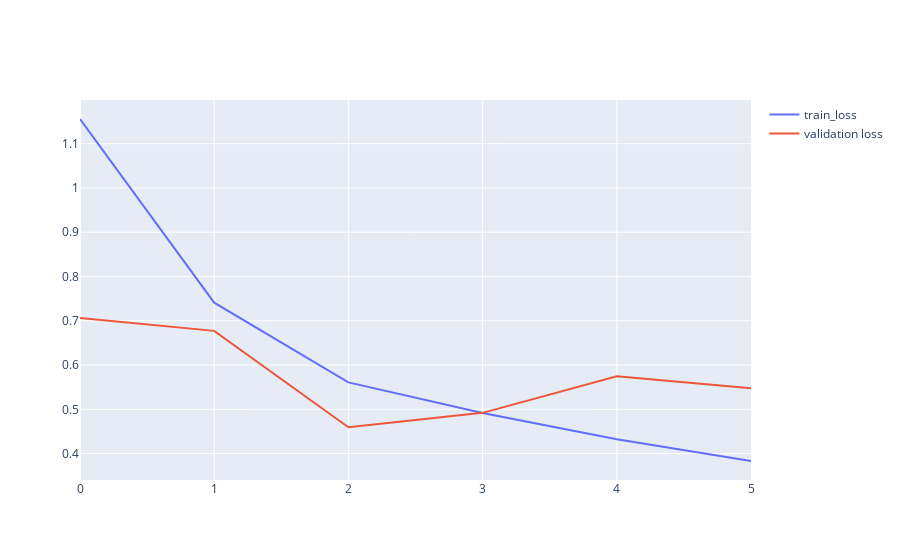
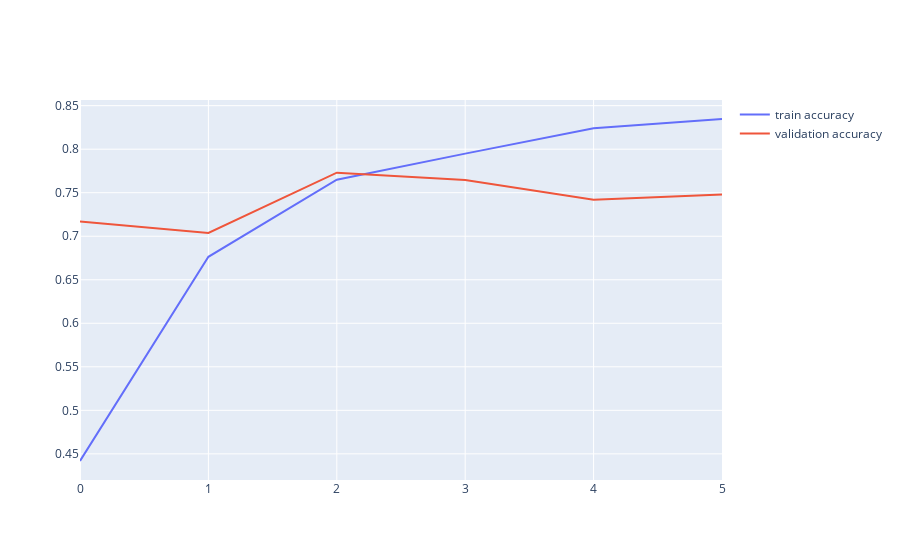

Notebook source saved alongside these figures, in order:
### Code cell
# Print train and validation loss
fig_loss = go.Figure()

fig_loss.add_trace(go.Scatter(x=[*range(0,len(loss),1)], y=loss,
                              mode='lines',
                              name='train_loss'))
fig_loss.add_trace(go.Scatter(x=[*range(0,len(loss),1)], y=val_loss_list,
                              mode='lines',
                              name='validation loss'))

# Print train and validation accuracy
fig_acc = go.Figure()

fig_acc.add_trace(go.Scatter(x=[*range(0,len(accuracy),1)], y=accuracy,
                              mode='lines',
                              name='train accuracy'))
fig_acc.add_trace(go.Scatter(x=[*range(0,len(accuracy),1)], y=val_accuracy_list,
                              mode='lines',
                              name='validation accuracy'))

fig_loss.show()
fig_acc.show()

### Figure 1 — Plotly figure (JSON) as saved in the notebook; plotly's stock layout.template omitted (floating-point values rounded to 4 significant figures)
{"data": [{"mode": "lines", "name": "train_loss", "type": "scatter", "x": [0, 1, 2, 3, 4, 5], "y": [1.156, 0.7409, 0.5609, 0.4914, 0.4325, 0.3832]}, {"mode": "lines", "name": "validation loss", "type": "scatter", "x": [0, 1, 2, 3, 4, 5], "y": [0.7062, 0.6771, 0.4595, 0.492, 0.5744, 0.5476]}], "layout": {}}

### Figure 2 — Plotly figure (JSON) as saved in the notebook; plotly's stock layout.template omitted (floating-point values rounded to 4 significant figures)
{"data": [{"mode": "lines", "name": "train accuracy", "type": "scatter", "x": [0, 1, 2, 3, 4, 5], "y": [0.4418, 0.6764, 0.7649, 0.7949, 0.824, 0.8347]}, {"mode": "lines", "name": "validation accuracy", "type": "scatter", "x": [0, 1, 2, 3, 4, 5], "y": [0.7168, 0.7037, 0.773, 0.7646, 0.7419, 0.7479]}], "layout": {}}
